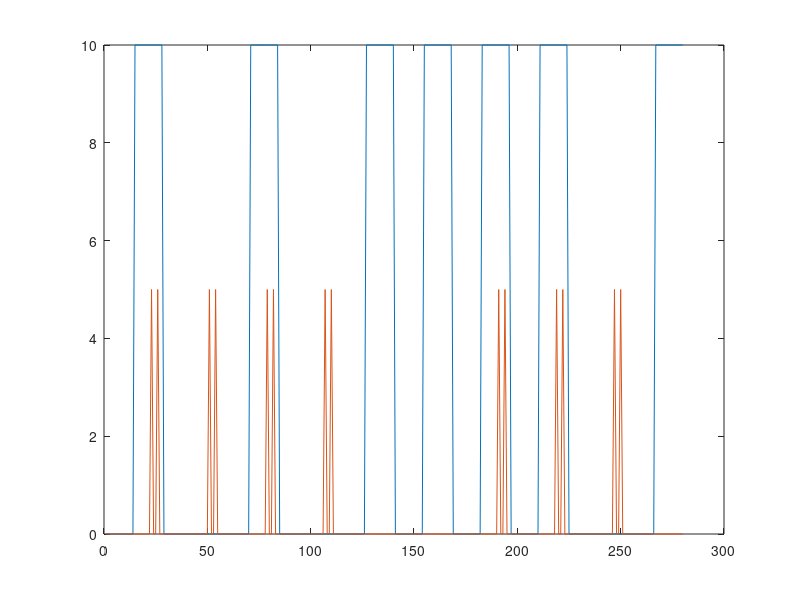

Recreate this plot in MATLAB.

% Those are the UI inputs

dur=280;
period=28;
power=10;
sti=14;
hold_before_tap=5;
taps=2;
prop_tap=0.3;
prop_light=0.3;


% powers are for LED light; voltages are for tapping
% sti is the length of stimuli (ligh is on)
% by default, taps are applied in the middle of light pulse
% taps can wait for additional frames with hold_before_tap
vol_tap=5; 
cycle=floor(dur/period);
number_only_tap=round(prop_tap*cycle);
number_only_light=round(prop_light*cycle);
remain=mod(dur,period);
ini_sti=period-sti+1;
tap_int=(sti-hold_before_tap)/(taps+1); %tap intervals
p_per=zeros(1,period);
v_per=zeros(1,period);%power and voltage in one period

% the power and voltage of one standard period
for i=ini_sti:period  
    p_per(i)=power;
end
for i =1:taps  % add hold_before_tap in each sti
    v_per(ini_sti+hold_before_tap+round(tap_int*i))=vol_tap; 
end
% first assign each cycle with both light and tap
powers=repmat(p_per,1,cycle);
powers=[powers,p_per(1:remain)]; 
voltages =repmat(v_per,1,cycle);
voltages=[voltages,v_per(1:remain)];

% randomly select which cycles to apply conditions 
rand_ind_cycle=randperm(cycle,number_only_light+number_only_tap);
cycle_index_WO_light=rand_ind_cycle(1:number_only_tap);
cycle_index_WO_tap=rand_ind_cycle(number_only_tap+1:end);
%modify the cycles without light
for i=cycle_index_WO_light
    end_frame=i*period;
    ini_frame=end_frame-period+1;
    powers(ini_frame:end_frame)=0;
end
%modify the cycles without tap
for i=cycle_index_WO_tap
    end_frame=i*period;
    ini_frame=end_frame-period+1;
    voltages(ini_frame:end_frame)=0;
end

%%
xx=1:dur;
plot(xx,powers);hold on
plot(xx,voltages)

